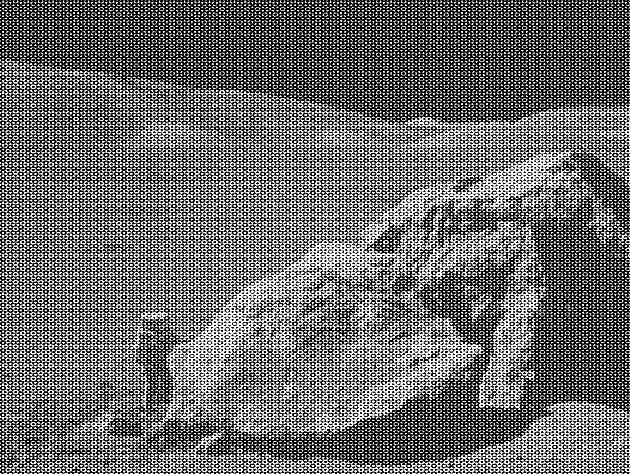
#> input picture Shiman/HW1/Data/moonlanding.png, 630 x 474 px
$ jupyter execute --allow-errors hw_1-4-ImageDenoising.ipynb   (shell and % lines are left out)   (Python 2 division)
#> lines starting #> are read from the running program, lines starting #| are printed output that depends on the picture
# Simple image denoising example using 2-dimensional FFT

**Illustrates**: 2-d image denoising, use of the numpy FFT library, array
manipulations, image plotting.

Let's try to denoise the following image with naive numpy manipulations:

<center>

</center>

The convolution of an input with with a linear filter in the termporal or
spatial domain is equivalent to multiplication by the Fourier transforms of the
input and the filter in the spectral domain.  This provides a conceptually
simple way to think about filtering: transform your signal into the frequency
domain, dampen the frequencies you are not interested in by multiplying the
frequency spectrum by the desired weights, and then apply the inverse transform
to the modified spectrum, back into the original domain.  In the example below,
we will simply set the weights of the frequencies we are uninterested in (the
high frequency noise) to zero rather than dampening them with a smoothly
varying function.  Although this is not usually the best thing to do, since
sharp edges in one domain usually introduce artifacts in another (eg high
frequency "ringing"), it is easy to do and sometimes provides satisfactory
results.

<center>

</center>

High frequency noise filtering of a 2D image in the Fourier domain.  The upper panels show the original image (left) and spectral power (right) and    the lower panels show the same data with the high frequency power set to    zero.  Although the input and output images are grayscale, you can provide    colormaps to `imshow` to plot them in pseudo-color, with the `cmap` argument to `imshow`, which accepts any of the colormaps found in the `matplotlib.cm` module.

## Exercise

After reading the image file `moonlanding.png` from the data directory, try to produce images like the ones in the figure.  We will describe the process here and provide some hints as to what you need to think about.

The image in the upper left panel of the Figure is a grayscale photo of the
moon landing.  There is a banded pattern of high frequency noise polluting the image.  In the upper right panel we see the 2D spatial frequency spectrum.  The FFT output in the `numpy.fft` module is packed with the lower freqeuencies starting in the upper left, and proceeding to higher frequencies as one moves to the center of the spectrum (this is the most efficient way numerically to fill the output of the FFT algorithm).  Because the input signal is real, the output spectrum is complex and symmetrical: the transformation values beyond the midpoint of the frequency spectrum (the Nyquist frequency) correspond to the values for negative frequencies and are simply the mirror image of the positive frequencies below the Nyquist (this is true for the 1D, 2D and ND FFTs in `numpy`).

You should compute the 2D spatial frequency spectra of the luminance image,
zero out the high frequency components, and inverse transform back into the
spatial domain.  You can plot the input and output images with
`plt.imshow`, but you should observe that if you show the power spectrum
(the absolute value of the FFT) directly, you will only see white, and not the image in the Figure's upper right panel.  This is due to the fact that the power spectrum has a small number of pixels with extremely high amplitude, which completely swamp the contrast (you can verify this by playing with a histogram of the data).

[cell 1]
%pylab inline

import sys
import numpy as np
from matplotlib import pyplot as plt

Here's a handy utility for you that normalizes the peaks in the spectrum so the huge dynamic range in this image doesn't swamp the plot. You can take this as a given.

[cell 2]
def plot_spectrum(F, amplify=1000, ax=None):
    """Normalise, amplify and plot an amplitude spectrum."""

    # Note: the problem here is that we have a spectrum whose histogram is
    # *very* sharply peaked at small values.  To get a meaningful display, a
    # simple strategy to improve the display quality consists of simply
    # amplifying the values in the array and then clipping.

    # Compute the magnitude of the input F (call it mag).  Then, rescale mag by
    # amplify/maximum_of_mag.
    mag = abs(F)
    mag *= amplify/mag.max()

    # Next, clip all values larger than one to one.
    mag[mag > 1] = 1

    if ax is None: ax = plt.gca()
    ax.imshow(mag, plt.cm.Blues)

Read in original image, convert to floating point for further
manipulation; imread returns a MxNx4 RGBA image.  Since the image is
grayscale, just extract the 1st channel

**Hints:**

* use `plt.imread()` to load the file
* convert to a float array with the `.astype()` method
* extract all rows, all columns, 0-th plane to get the first channel
* the resulting array should have 2 dimensions only

[cell 3]
fname = 'Data/moonlanding.png'
graph = plt.imread(fname);
#> graph is the input picture: shape (474, 630) float32; min 0, max 1, mean 0.424
imshow(graph, cmap = 'gray');
# Image shape: (474, 630)
graph.shape
#> Out = (474, 630)

Compute the 2d FFT of the input image, look at the center of the spectrum, and simply truncate everything but the corners to zero.

**Hints:**

* Look for a 2-d FFT in `np.fft`.

* Call this variable 'F', which is the name we'll be using below.

* In the lines following, we'll make a copy of the original spectrum and truncate coefficients.

* In the lines following, we'll make a copy of the original spectrum and truncate coefficients.

* In Python, a complex number `z` has `z.real` and `z.imag` attributes for its real and imaginary parts.

[cell 4]
# Assign the 2d FFT to `F`
F = np.fft.fft2(graph)

# Define the fraction of coefficients (in each direction) we keep
keep_fraction = 0.1

# Call ff a copy of the original transform.  Numpy arrays have a copy
# method for this purpose.
# ...
ff = np.copy(F)

# Set r and c to be the number of rows and columns of the array.
r, c = ff.shape
#> r = 474; c = 630

# Set to zero all rows with indices between r*keep_fraction and
# r*(1-keep_fraction):
#> (the rest of this cell did not finish here and is left out)

[cell 5]
plt.subplots(1, 2)
plt.show(plot_spectrum(ff))
#> in plot_spectrum, `mag[mag > 1] = 1`:
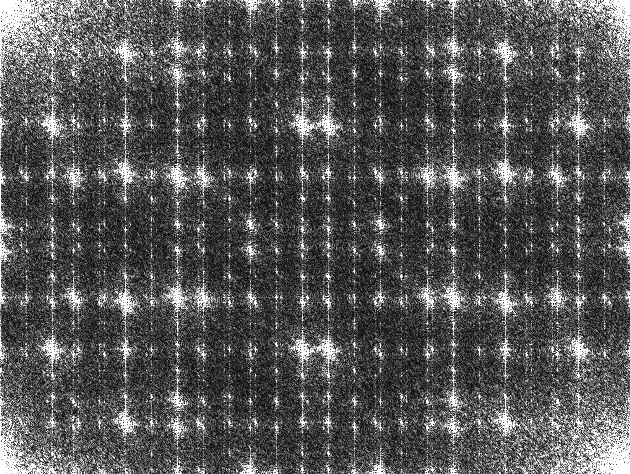
#> mag: shape (474, 630) float64; min 0.000712, max 1, mean 0.34
plt.show(plot_spectrum(F))

Reconstruct the denoised image from the filtered spectrum, keep only the
real part for display.

**Hint:**

There's an inverse 2d fft in the `np.fft` module as well (don't forget that you only want the real part). Call the result `im_new` and plot the results.

[cell 6]
def image_grid(im, F, im2, F2):
    """Display a grid with two images and their corresponding
    Fourier spectra.
    """
    fig, ax = plt.subplots(2, 2, figsize=(10,7))

    ax[0,0].set_title('Original image')
    ax[0,0].imshow(im, plt.cm.gray)

    ax[0,1].set_title('Fourier transform')
    plot_spectrum(F, ax=ax[0,1])

    ax[1,1].set_title('Filtered Spectrum')
    plot_spectrum(F2, ax=ax[1,1])

    ax[1,0].set_title('Reconstructed Image')
    ax[1,0].imshow(im2, plt.cm.gray)

[cell 7]
# im_new =   # new image here, from inverse FFT of truncated data
# call plotting routine here...
im_new = np.fft.ifft2(F)
im_new = np.real(im_new)
image_grid(graph, ff, im_new, F)
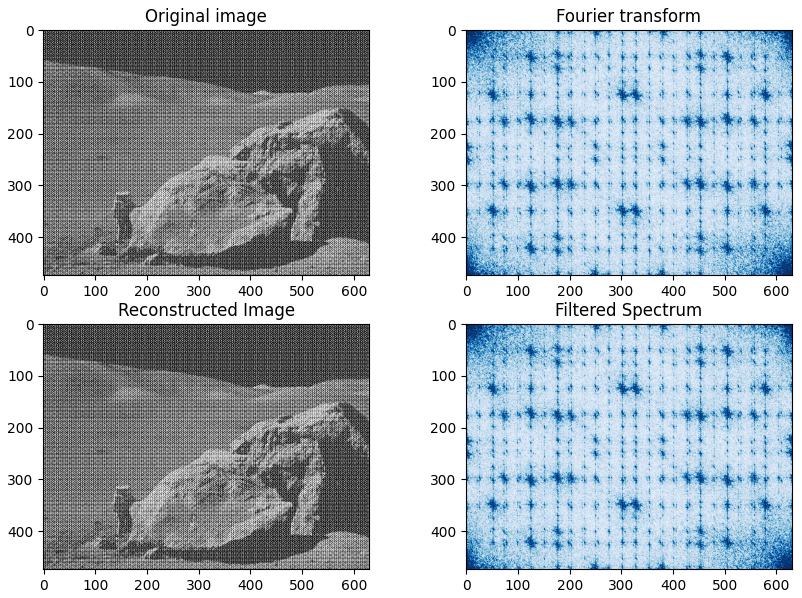
#> figure drawn by matplotlib, 4 panels

Repeat the process above, but instead of simply zeroing out an entire region, multiply the spectrum by a gaussian-type envelope that more gradually smooths outthe center and leaves the corners intact.

**Hints**

- Experiment with envelopes of the type:

$$g(x,y) = 1-\exp(-\alpha(x^2+y^2)^k)$$

for different values of $\alpha$ and $k$.

- Plot a line profile of the above function at y=0 to get a feel for the shape of your envelope.

- To evaluate the array over the 2-d domain, look for the `np.meshgrid` function.

[cell 8]
def g(x, y, a, k):
    return(1 - np.exp(-a*(x**2+y**2)**k))

[cell 9]
# We create a mesh, shaped like our image, where we can evaluate
# our function
xv, yv = np.meshgrid(np.linspace(-c/2, c/2, c),np.linspace(-r/2, r/2, r))

# Generate the gaussian-type mask
GauMask = g(xv, yv, a = 1e-51, k = 10)
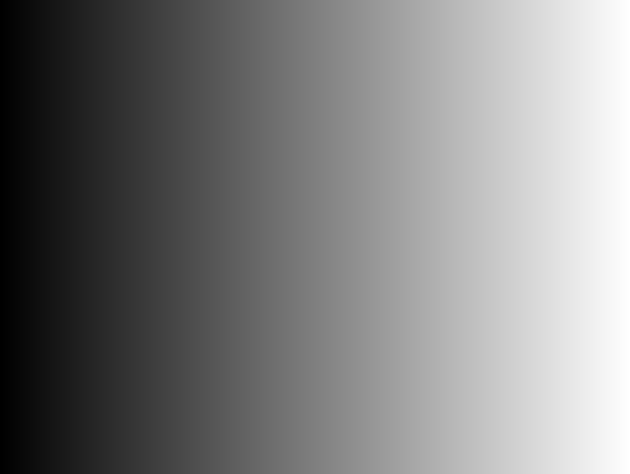
#> xv: shape (474, 630) float64; min -315, max 315, mean 0; drawn with min black and max white

# Look at the mid-line to see a 1-d plot, which is easier to
# interpret
plt.plot(GauMask[r/2, :])
plt.title("Mid-line")
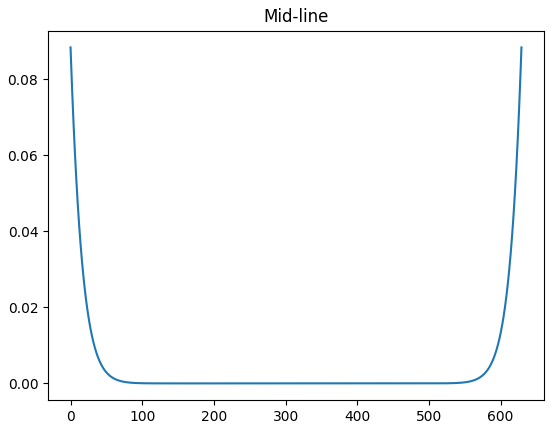
#> figure drawn by matplotlib, 1 panel; curve peaks at x = 0, y = 0.0884

[cell 10]
# Plot both the line and the image
imshow(GauMask, cmap='gray')
plt.title("Gaussian mask")
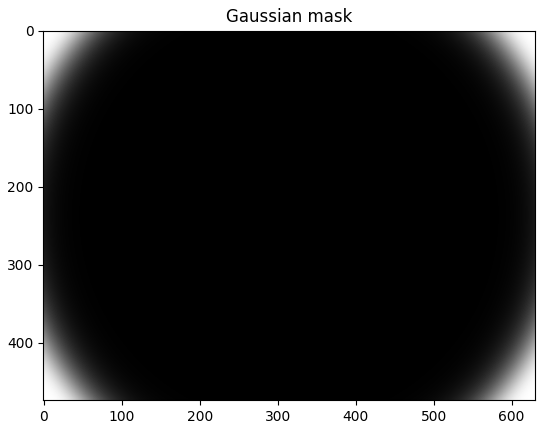
#> figure drawn by matplotlib, 1 panel

Now, use this mask on the spectrum and reconstruct again:

[cell 11]
F2 = np.copy(ff) * GauMask
im2 = np.fft.ifft2(F2)
im2 = np.real(im2)
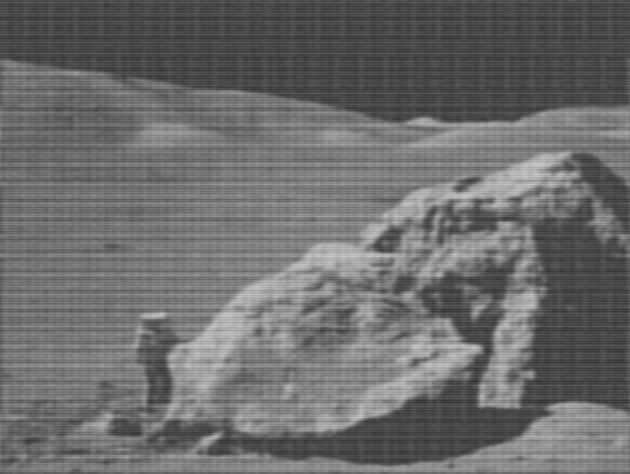
#> im2: shape (474, 630) float64; min 0.197, max 0.794, mean 0.424
image_grid(graph, ff, im2, F2)
#> in plot_spectrum (call 6), `mag[mag > 1] = 1`:
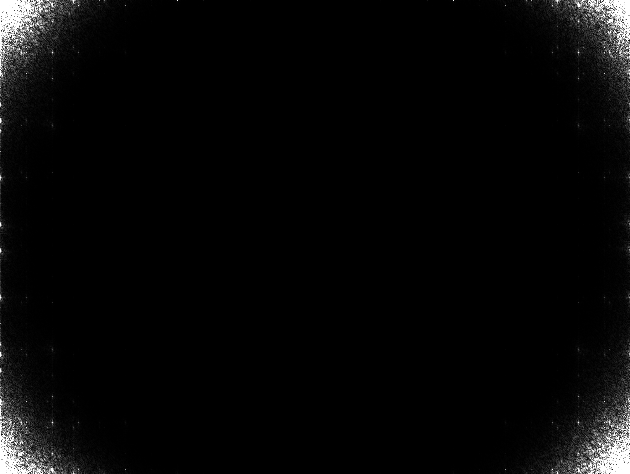
#> mag: shape (474, 630) float64; min 0, max 1, mean 0.0299
